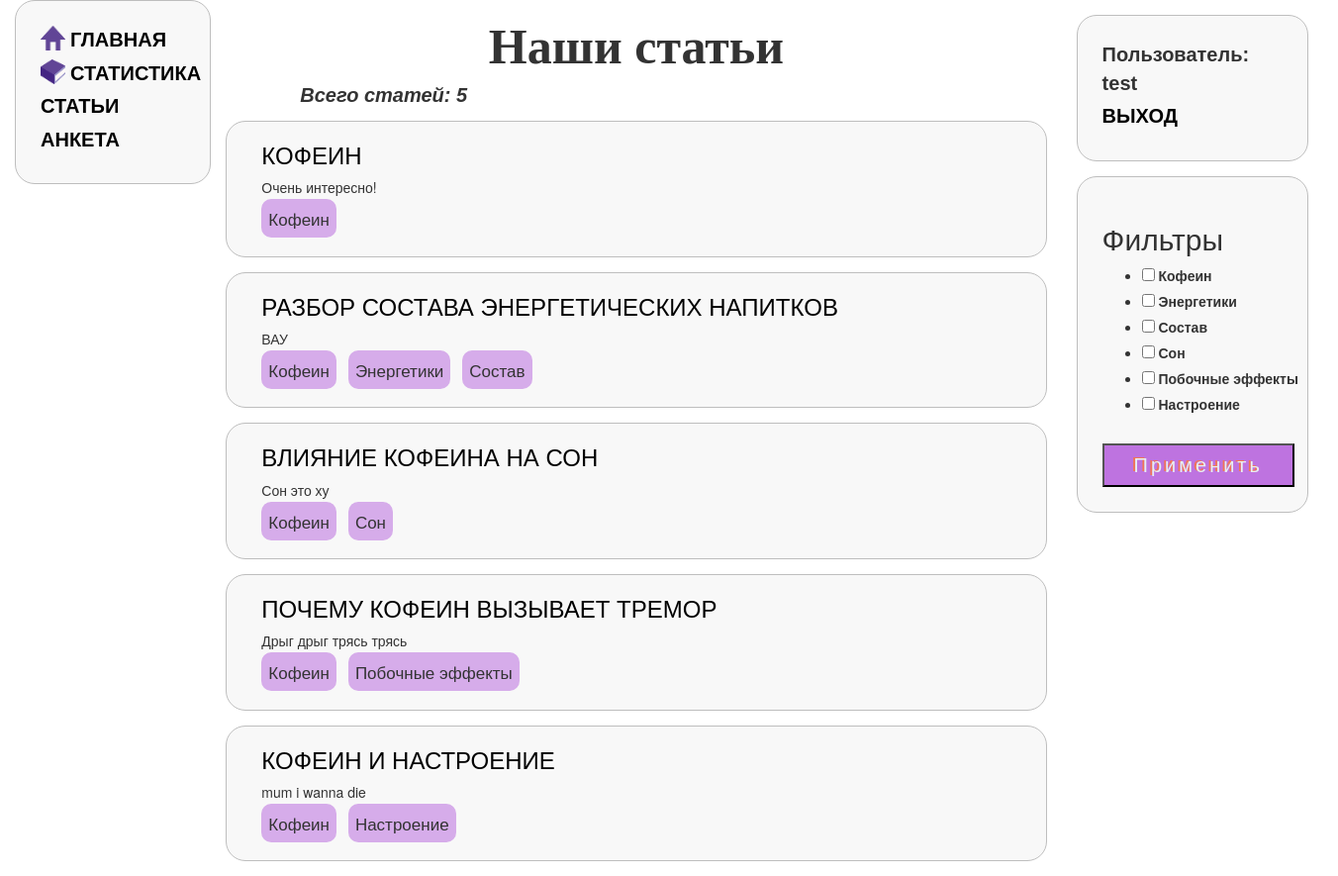
The page /caffeine/articles/ (signed in) on the database its author committed.
### catalog/models.py (models this page shows, shortened)
class Article(models.Model):
    article_id = models.AutoField(primary_key=True)
    title = models.TextField()
    summary = models.TextField(null=True)
    tags = models.TextField(null=True)
    template = models.TextField(default='base_article')
    class Meta:
        pass
    def create_dict(self):
        return {'title': self.title, 'tags': [i.capitalize().replace('_', ' ') for i in self.tags.split()],
                'summary': self.summary, 'id': self.article_id}

class CustomUser(AbstractBaseUser, PermissionsMixin):
    objects = CustomUserManager()
    last_login = False
    id = models.AutoField(primary_key=True)
    username = models.CharField(max_length=40, unique=True)
    email = models.EmailField(unique=True)
    password = models.CharField(max_length=30)
    is_staff = models.BooleanField(default=False)
    USERNAME_FIELD = 'username'
    REQUIRED_FIELDS = ['email', 'password']
    class Meta:
        pass

### catalog/views.py (the view)
# urls.py: urlpatterns += [path('articles/', views.articles_view, name="articles")]
def articles_view(request):
    num = Article.objects.all().count()
    articles_list = [i.create_dict() for i in Article.objects.all()]
    form = Articles_filter()
    filters = None
    if request.method == 'POST':
        req = dict(request.POST)
        if 'filter_field' in req.keys():
            filters = req['filter_field']
            articles_list = [i for i in articles_list if set(i['tags']).intersection(set(filters))]
            num = len(articles_list)
    return render(request, 'articles.html', {'num': num, 'articles_list': articles_list,
                                             'form': form, 'filters': filters})

### catalog/forms.py
class Articles_filter(forms.Form):
    tag_list = []
    articles = Article.objects.all()
    for i in articles:
        for j in i.create_dict()['tags']:
            if j not in tag_list:
                tag_list.append(j)
    filter_list = [(i, i) for i in tag_list]
    filter_field = forms.MultipleChoiceField(widget=forms.CheckboxSelectMultiple, choices=filter_list)

### templates/articles.html (shortened to what this page needs)
{% extends "base_generic.html" %}
{% block content %}
<h1 class="h1_class">Наши статьи</h1>
<h3 class="h3_class">{% if not filters %}Всего статей{% else %} Количество статей содержащих {% for tag in filters %}<span class="tag">{{tag}}</span>{% endfor %}{% endif %}: {{ num }}</h3>
{% for article in articles_list %}
<div class="questionary">
    <a href={{article.id}}><h3>{{article.title}}</h3></a>
    <p>{{article.summary}}</p>
    {% for tag in article.tags %}
    <span class="tag">{{tag}}</span>
    {% endfor %}
</div>
{% endfor %}
{% endblock %}
{% block right-col %}
<h2>Фильтры</h2>
<form method="post" action="{% url 'articles' %}">
    <table>
        {% for question in form %}
            <tr>
              <td>{{ question }}</td>
            </tr>
        {% endfor %}
    </table>
    <div class="button_field">
        <input class="next_button" type="submit" value="Применить" />
    </div>
</form>
{% endblock %}

### templates/base_generic.html (shortened to what this page needs)
<!DOCTYPE html>
<html lang="en">
<head>
  <link rel="stylesheet" href="https://maxcdn.bootstrapcdn.com/bootstrap/3.3.7/css/bootstrap.min.css">
  {% load static %}
  {% load static %}
  <link rel="stylesheet" href="{% static 'css/styles.css' %}">
   <link rel="stylesheet" href="{% static 'css/popupstyles.css' %}">
</head>
<body>
<div class="container">
  <div class="first-col">
    {% block sidebar %}
      <div class="style container-col">
          <div class="link1"><img class="icon" src="{% static 'img/home.png' %}"><a class="letters_sb" href="{% url 'index' %}">Главная</a></div>
          <div class="link1"><img class="icon" src="{% static 'img/book.png' %}"><a class="letters_sb" href="{% url 'statistic' %}">Статистика</a></div>
          <div class="link1"><a class="letters_sb" href="{% url 'articles' %}">Статьи</a></div>
          <div class="link1"><a class="letters_sb" href="{% url 'questionary' %}">Анкета</a></div>
  </div>
    {% endblock %}
</div>
      <div class="second-col">
      {% block content %}{% endblock %}
      </div>
      <div class="third-col">
      <div class="style"> {% if user.is_authenticated %}
          <dd class="letters_sb">Пользователь: {{ user.get_username }}</dd>
          <dd class="letters_sb"><a href="{% url 'logout'%}?next={{request.path}}">Выход</a></dd>
          {% else %}
          <dd class="letters_sb"><a href="{% url 'login'%}?next={{request.path}}">Вход</a></dd>
          <dd class="letters_sb"><a href="{% url 'registration' %}">Регистрация</a></dd>{% endif %}
      </div><div class="style"> {% block right-col %}{% endblock %}</div></div>
  </div>
</body>
</html>

### catalog/static/css/styles.css (style rules this page uses)
.style { border-style: solid; border-radius: 20px; border-color: #bebebe; border-width: 1px; background-color:#f8f8f8; margin: 15px; padding: 25px; }
.letters_sb { font-weight: 700; font-size: 20px; font-family: sans-serif; margin-bottom: 5px; }
a { color: black; text-decoration: none; text-transform: uppercase; cursor: pointer; }
.questionary { border-style: solid; border-radius: 20px; border-color: #bebebe; border-width: 1px; background-color:#f8f8f8; margin: 15px; padding-left: 35px; padding-bottom: 25px; }
.next_button { position: relative; display: inline-block; padding: 10px 30px; margin-right: 10px; text-decoration: none; font-family: sans-serif; font-size: 20px; line-height: 1; letter-spacing: 3px; color: #E8EFF1; text-shadow: -2px -1px #F17555; background: #be73e0; transition: .3s; }
.button_field { margin-left: 0px; margin-top: 15px; }
.tag { background-color: #bd73e091; border-radius: 10px; margin-right: 8px; padding: 7px; font-size: 17px; }
.h1_class { font-size: 50px; font-weight: 800; font-family: Verdana; text-align: center; }
.h3_class { font-style: italic; font-weight: 700; font-size: 20px; font-family: sans-serif; margin-top: 10px; margin-left: 90px; margin-right: 90px; }
table { width: 350px; }
.container { display: flex; flex-direction: row; margin: 0px; width: 100%; }
.first-col { width: 15%; }
.second-col { width: 65%; }
.third-col { width: 20%; }
.link1 { display: flex; flex-direction: row; }
.container-col { display: flex; flex-direction: column; margin: 0px; }
.icon { margin-right: 5px; width: 25px; height: 25px; }

### rows shown on the page
Article: title "КОФЕИН", summary "Очень интересно!"
Article: title "РАЗБОР СОСТАВА ЭНЕРГЕТИЧЕСКИХ НАПИТКОВ", summary "ВАУ"
Article: title "ВЛИЯНИЕ КОФЕИНА НА СОН", summary "Сон это ху"
Article: title "ПОЧЕМУ КОФЕИН ВЫЗЫВАЕТ ТРЕМОР", summary "Дрыг дрыг трясь трясь"
Article: title "КОФЕИН И НАСТРОЕНИЕ", summary "mum i wanna die"
CustomUser: get_username "test"

### other values the page prints
{{ num }} "5"
{{ tag }} "Кофеин" "Кофеин" "Энергетики" "Состав" "Кофеин" "Сон" "Кофеин" "Побочные эффекты" "Кофеин" "Настроение"
